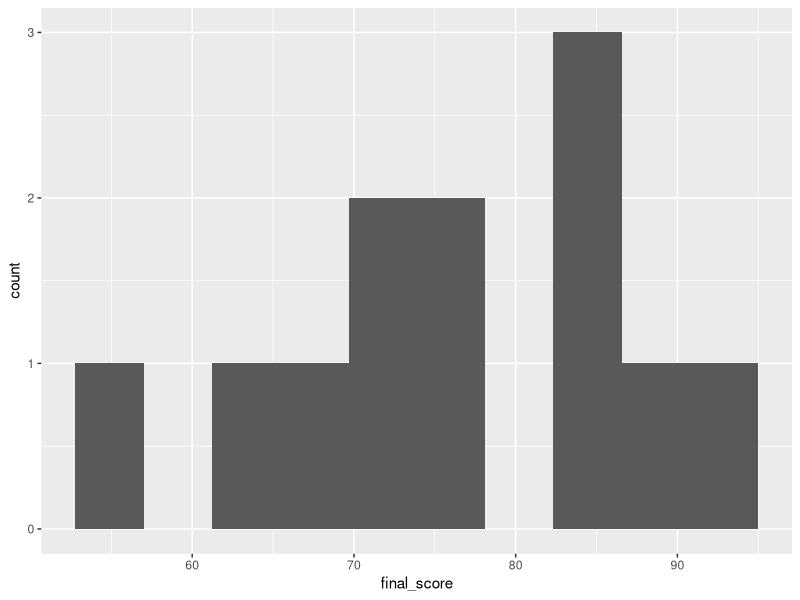

Write the R code that produced this figure.
## ---- chunk 1
options(
  digits = 4,
  scipen = 999,
  width = 90
)

set.seed(20260714)

knitr::opts_chunk$set(
  echo = TRUE,
  message = FALSE,
  warning = TRUE,
  error = FALSE,
  comment = "#>",
  collapse = TRUE,
  fig.align = "centre",
  fig.width = 7,
  fig.height = 5
)
## ---- chunk 2
ggplot2_available <- requireNamespace(
  "ggplot2",
  quietly = TRUE
)

ggplot2_available
## ---- chunk 3
student_data <- read.csv(
  "data/student_scores.csv",
  stringsAsFactors = FALSE
)

clinic_data <- read.csv(
  "data/clinic_visits.csv",
  stringsAsFactors = FALSE
)
## ---- chunk 4
if (ggplot2_available) {
  basic_plot <- ggplot2::ggplot(
    student_data,
    ggplot2::aes(
      x = final_score
    )
  ) +
    ggplot2::geom_histogram(
      bins = 10
    )

  print(basic_plot)
}
